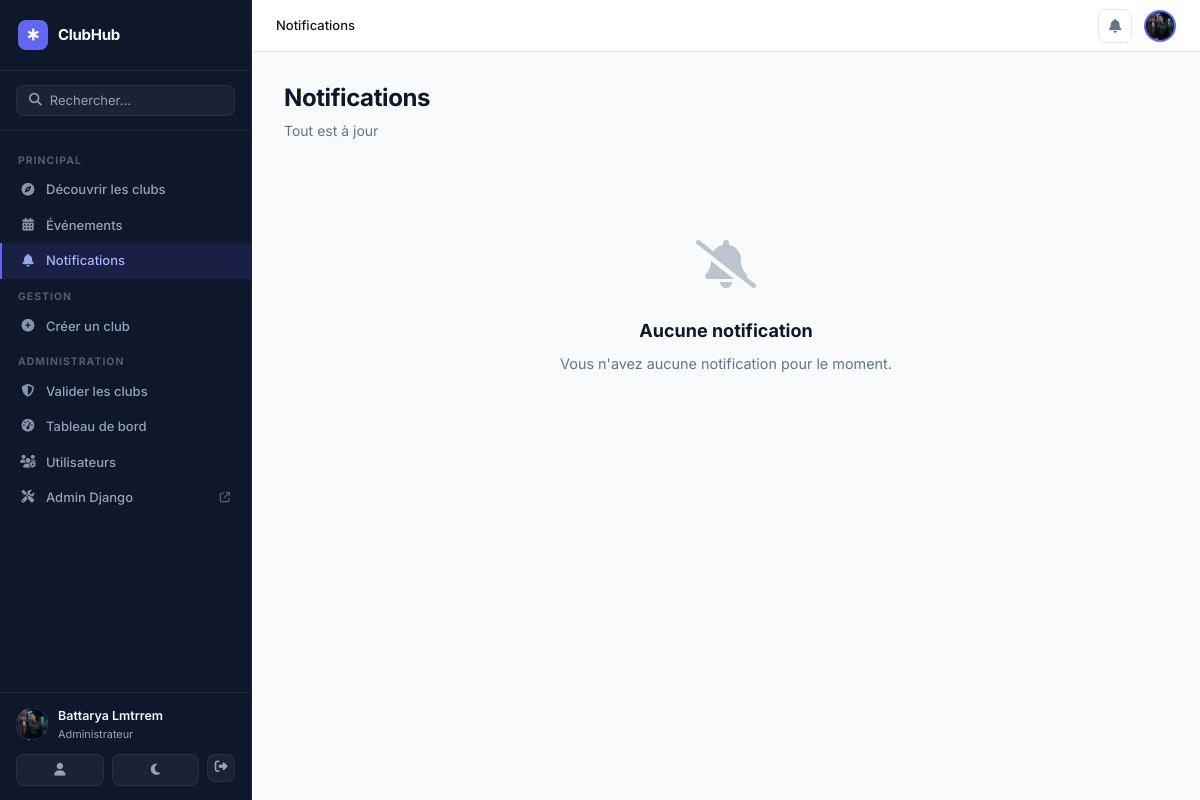
The app's page /notifications/ (signed in) with its own data.
### presences/models.py (models this page shows, shortened)
class Utilisateur(AbstractUser):
    ROLE_ADMIN = 'admin'
    ROLE_ENSEIGNANT = 'enseignant'
    ROLE_ETUDIANT = 'etudiant'
    ROLE_CLUB_MANAGER = 'club_manager'
    ROLE_CHOICES = (
        ('admin', 'Administrateur'),
        ('enseignant', 'Enseignant'),
        ('etudiant', 'Étudiant'),
        ('club_manager', 'Responsable de Club'),
    )
    role = models.CharField(max_length=20, choices=ROLE_CHOICES, default='etudiant')
    cne = models.CharField(max_length=20, blank=True, null=True)
    filiere = models.CharField(max_length=50, blank=True, null=True)
    bio = models.TextField(blank=True, default='')
    avatar = models.ImageField(upload_to='avatars/', null=True, blank=True)
    phone = models.CharField(max_length=20, blank=True, default='')
    university = models.CharField(max_length=200, blank=True, default='EMSI')
    website = models.URLField(blank=True, default='')
    linkedin = models.URLField(blank=True, default='')
    @property
    def is_platform_admin(self):
        return self.role == self.ROLE_ADMIN

### notifications/views.py (the view)
# urls.py: path('', views.notification_list, name='notification_list'),
@login_required
def notification_list(request):
    notifications = request.user.notifications.all()[:50]
    unread_count = request.user.notifications.filter(is_read=False).count()
    request.user.notifications.filter(is_read=False).update(
        is_read=True, read_at=timezone.now()
    )
    return render(request, 'notifications/list.html', {
        'notifications': notifications,
        'unread_count': unread_count,
    })

### notifications/context_processors.py (called while the page is built)
def notifications_context(request):
    ctx = {'unread_notif_count': 0, 'pending_clubs_count': 0}
    if request.user.is_authenticated:
        ctx['unread_notif_count'] = request.user.notifications.filter(is_read=False).count()
        if getattr(request.user, 'is_platform_admin', False):
            from clubs.models import Club
            ctx['pending_clubs_count'] = Club.objects.filter(status='pending').count()
    return ctx

### templates/notifications/list.html (shortened to what this page needs)
{% extends 'base.html' %}
{% block breadcrumb %}
<span class="breadcrumb-item">Notifications</span>
{% endblock %}
{% block content %}
<div class="page-header">
  <div>
    <h1 class="page-title">Notifications</h1>
    <p class="page-subtitle">
      {% if unread_count %}{{ unread_count }} non lue{{ unread_count|pluralize }}{% else %}Tout est à jour{% endif %}
    </p>
  </div>
</div>
{% if notifications %}
<div class="notifications-list">
  {% for notif in notifications %}
  <div class="notif-item {% if not notif.is_read %}notif-item--unread{% endif %}">
    <div class="notif-icon notif-icon--{{ notif.notification_type }}">
      <i class="fa-solid {{ notif.get_icon }}"></i>
    </div>
    <div class="notif-body">
      {% if notif.link %}
      <a href="{{ notif.link }}" class="notif-title">{{ notif.title }}</a>
      {% else %}
      <div class="notif-title">{{ notif.title }}</div>
      {% endif %}
      <div class="notif-message">{{ notif.message }}</div>
      <div class="notif-meta">
        {% if notif.sender %}Par {{ notif.sender.get_full_name|default:notif.sender.username }} · {% endif %}
        {{ notif.created_at|date:"d M Y à H:i" }}
      </div>
    </div>
    {% if not notif.is_read %}
    <div class="notif-unread-dot"></div>
    {% endif %}
  </div>
  {% endfor %}
</div>
{% else %}
<div class="empty-state empty-state--large">
  <div class="empty-icon"><i class="fa-solid fa-bell-slash"></i></div>
  <h3 class="empty-title">Aucune notification</h3>
  <p class="empty-desc">Vous n'avez aucune notification pour le moment.</p>
</div>
{% endif %}
{% endblock %}

### templates/base.html (shortened to what this page needs)
{% load static %}
<!DOCTYPE html>
<html lang="fr">
<head>
  <link rel="stylesheet" href="https://cdnjs.cloudflare.com/ajax/libs/font-awesome/6.5.0/css/all.min.css">
  <link rel="stylesheet" href="{% static 'css/style.css' %}">
  <link rel="stylesheet" href="{% static 'css/clubs.css' %}">
</head>
<body class="{% block body_class %}{% endblock %}">
{% if user.is_authenticated %}
<aside class="sidebar" id="sidebar">
  <div class="sidebar-brand">
    <a href="{% url 'club_list' %}" class="brand-link">
      <div class="brand-icon"><i class="fa-solid fa-star-of-life"></i></div>
      <span class="brand-name">ClubHub</span>
    </a>
  </div>
  <div class="sidebar-search">
    <form action="{% url 'club_list' %}" method="get">
      <div class="search-input-wrap">
        <i class="fa-solid fa-magnifying-glass"></i>
        <input type="text" name="q" placeholder="Rechercher..." class="sidebar-search-input">
      </div>
    </form>
  </div>
  <nav class="sidebar-nav">
    <div class="sidebar-section-label">Principal</div>
    <a href="{% url 'club_list' %}"
       class="sidebar-link {% if request.resolver_match.url_name == 'club_list' %}active{% endif %}">
      <i class="fa-solid fa-compass"></i>
      <span>Découvrir les clubs</span>
    </a>
    <a href="{% url 'event_list' %}"
       class="sidebar-link {% if 'event' in request.resolver_match.url_name %}active{% endif %}">
      <i class="fa-solid fa-calendar-days"></i>
      <span>Événements</span>
    </a>
    <a href="{% url 'notification_list' %}"
       class="sidebar-link {% if request.resolver_match.url_name == 'notification_list' %}active{% endif %}">
      <i class="fa-solid fa-bell"></i>
      <span>Notifications</span>
    </a>
    {% if user.role == 'admin' or user.role == 'club_manager' %}
    <div class="sidebar-section-label">Gestion</div>
    <a href="{% url 'club_create' %}"
       class="sidebar-link {% if request.resolver_match.url_name == 'club_create' %}active{% endif %}">
      <i class="fa-solid fa-plus-circle"></i>
      <span>Créer un club</span>
    </a>
    {% endif %}
    {% if user.role == 'admin' %}
    <div class="sidebar-section-label">Administration</div>
    <a href="{% url 'admin_clubs' %}"
       class="sidebar-link {% if 'admin_club' in request.resolver_match.url_name %}active{% endif %}">
      <i class="fa-solid fa-shield-halved"></i>
      <span>Valider les clubs</span>
    </a>
    <a href="{% url 'dashboard_admin' %}"
       class="sidebar-link {% if 'dashboard_admin' in request.resolver_match.url_name %}active{% endif %}">
      <i class="fa-solid fa-gauge-high"></i>
      <span>Tableau de bord</span>
    </a>
    <a href="{% url 'admin_users' %}" class="sidebar-link">
      <i class="fa-solid fa-users-gear"></i>
      <span>Utilisateurs</span>
    </a>
    <a href="/admin/" class="sidebar-link" target="_blank">
      <i class="fa-solid fa-screwdriver-wrench"></i>
      <span>Admin Django</span>
      <i class="fa-solid fa-arrow-up-right-from-square" style="font-size:.65rem;margin-left:auto;opacity:.5"></i>
    </a>
    {% endif %}
  </nav>
  <div class="sidebar-footer">
    <div class="sidebar-user">
      <div class="user-avatar-sm">
        {% if user.avatar %}
          <img src="{{ user.avatar.url }}" alt="" style="width:100%;height:100%;object-fit:cover;border-radius:50%;">
        {% else %}
          {{ user.get_initials }}
        {% endif %}
      </div>
      <div class="user-meta">
        <div class="user-name-sm">{{ user.get_full_name|default:user.username }}</div>
        <div class="user-role-sm">{{ user.get_role_display }}</div>
      </div>
    </div>
    <div class="sidebar-footer-actions">
      <a href="{% url 'profile' %}" class="sidebar-action-btn" title="Profil">
        <i class="fa-solid fa-user"></i>
      </a>
      <button class="sidebar-action-btn theme-toggle" id="themeToggle" title="Changer le thème">
        <i class="fa-solid fa-moon" id="themeIcon"></i>
      </button>
      <form method="post" action="{% url 'logout' %}" style="display:inline">
        <button type="submit" class="sidebar-action-btn sidebar-action-btn--danger" title="Déconnexion">
          <i class="fa-solid fa-right-from-bracket"></i>
        </button>
      </form>
    </div>
  </div>
</aside>
<div class="main-area">
  <header class="topbar">
    <div class="topbar-breadcrumb">
      {% block breadcrumb %}{% endblock %}
    </div>
    <div class="topbar-actions">
      <a href="{% url 'notification_list' %}" class="topbar-icon-btn" id="notif-btn">
        <i class="fa-solid fa-bell"></i>
      </a>
      <a href="{% url 'profile' %}" class="topbar-avatar">
        {% if user.avatar %}
          <img src="{{ user.avatar.url }}" alt="">
        {% else %}
          {{ user.get_initials }}
        {% endif %}
      </a>
    </div>
  </header>
  <main class="page-content">
    {% block content %}{% endblock %}
  </main>
</div>
{% else %}
<div class="public-layout">
  {% block public_content %}{% endblock %}
</div>
{% endif %}
</body>
</html>

### static/css/style.css (style rules this page uses)
:root { --primary: #2563EB; --primary-dark: #1D4ED8; --primary-light: #EFF6FF; --sidebar-bg: #1E293B; --sidebar-border: #334155; --sidebar-text: #94A3B8; --sidebar-text-active: #F8FAFC; --bg: #F1F5F9; --surface: #FFFFFF; --surface-secondary: #F8FAFC; --border: #E2E8F0; --text: #0F172A; --text-muted: #64748B; --text-light: #94A3B8; --danger: #DC2626; --danger-light: #FEF2F2; --success: #16A34A; --success-light: #F0FDF4; --warning: #D97706; --warning-light: #FFFBEB; --shadow-sm: 0 1px 2px 0 rgba(0, 0, 0, 0.05); --shadow: 0 1px 3px 0 rgba(0, 0, 0, 0.1), 0 1px 2px -1px rgba(0, 0, 0, 0.1); --shadow-md: 0 4px 6px -1px rgba(0, 0, 0, 0.1), 0 2px 4px -2px rgba(0, 0, 0, 0.1); --radius: 0.5rem; --radius-lg: 0.75rem; --sidebar-width: 240px; }
*, *::before, *::after { box-sizing: border-box; margin: 0; padding: 0; }
html { font-size: 16px; }
body { font-family: 'Inter', system-ui, -apple-system, sans-serif; color: var(--text); background: var(--bg); line-height: 1.5; -webkit-font-smoothing: antialiased; transition: background-color .2s ease, color .2s ease; }
.sidebar { width: var(--sidebar-width); background: var(--sidebar-bg); display: flex; flex-direction: column; flex-shrink: 0; position: fixed; top: 0; left: 0; height: 100vh; overflow-y: auto; z-index: 100; }
.sidebar-brand { padding: 1.375rem 1.25rem; font-size: 1rem; font-weight: 700; color: #F8FAFC; border-bottom: 1px solid var(--sidebar-border); letter-spacing: -0.3px; }
.sidebar-link { display: flex; align-items: center; gap: 0.625rem; padding: 0.5625rem 1.25rem; text-decoration: none; color: var(--sidebar-text); font-size: 0.875rem; font-weight: 500; transition: background 0.15s, color 0.15s; border-left: 2px solid transparent; }
.sidebar-link.active { background: rgba(37, 99, 235, 0.15); color: #60A5FA; border-left-color: #3B82F6; }
.sidebar-link i { width: 16px; font-size: 0.85rem; text-align: center; opacity: 0.85; }
.sidebar-footer { padding: 1rem 1.25rem; border-top: 1px solid var(--sidebar-border); }
.sidebar-user { display: flex; align-items: center; gap: 0.625rem; margin-bottom: 0.875rem; }
.main-area { margin-left: var(--sidebar-width); flex: 1; display: flex; flex-direction: column; min-height: 100vh; }
.empty-state { text-align: center; padding: 2.5rem 2rem; color: var(--text-muted); }
.empty-state p { font-size: 0.9rem; }

### records on screen
Utilisateur: avatar (picture), get_full_name "Battarya Lmtrrem", role "Administrateur"
